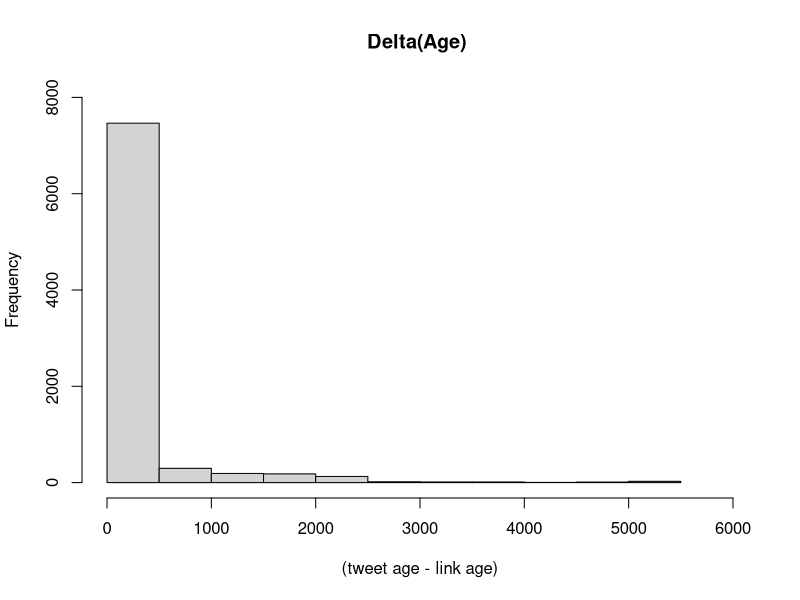

Here is the R script that generated this plot:
setwd("/Users/avinashgosavi/projects/cs851-s15/assignment1/create_data_for_graphs")
myvalues <- read.csv("age.txt")
png("age.png")
hist(myvalues[,1],main="Delta(Age) ",freq=T,xlab="(tweet age - link age)",ylab="Frequency",ylim=c(0,8000),xlim=c(0,6000))
dev.off()
